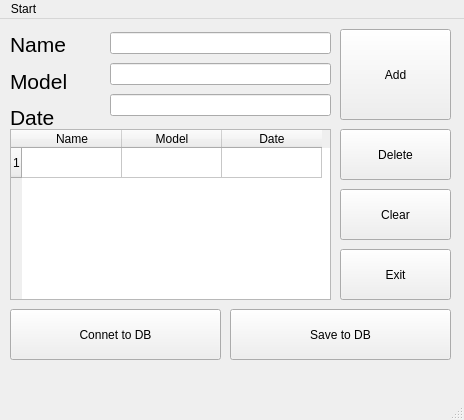
<?xml version="1.0" encoding="UTF-8"?>
<ui version="4.0">
 <class>MainWindow</class>
 <widget class="QMainWindow" name="MainWindow">
  <property name="geometry">
   <rect>
    <x>0</x>
    <y>0</y>
    <width>464</width>
    <height>420</height>
   </rect>
  </property>
  <property name="windowTitle">
   <string>Computer engineering</string>
  </property>
  <widget class="QWidget" name="centralwidget">
   <widget class="QTableWidget" name="tableWidget">
    <property name="geometry">
     <rect>
      <x>10</x>
      <y>110</y>
      <width>321</width>
      <height>171</height>
     </rect>
    </property>
    <property name="rowCount">
     <number>1</number>
    </property>
    <property name="columnCount">
     <number>3</number>
    </property>
    <row/>
    <column>
     <property name="text">
      <string>Name</string>
     </property>
    </column>
    <column>
     <property name="text">
      <string>Model</string>
     </property>
    </column>
    <column>
     <property name="text">
      <string>Date</string>
     </property>
    </column>
   </widget>
   <widget class="QPushButton" name="pushButton">
    <property name="geometry">
     <rect>
      <x>340</x>
      <y>10</y>
      <width>111</width>
      <height>91</height>
     </rect>
    </property>
    <property name="text">
     <string>Add</string>
    </property>
   </widget>
   <widget class="QPushButton" name="pushButton_3">
    <property name="geometry">
     <rect>
      <x>340</x>
      <y>110</y>
      <width>111</width>
      <height>51</height>
     </rect>
    </property>
    <property name="text">
     <string>Delete</string>
    </property>
   </widget>
   <widget class="QPushButton" name="pushButton_2">
    <property name="geometry">
     <rect>
      <x>340</x>
      <y>170</y>
      <width>111</width>
      <height>51</height>
     </rect>
    </property>
    <property name="text">
     <string>Clear</string>
    </property>
   </widget>
   <widget class="QWidget" name="verticalLayoutWidget">
    <property name="geometry">
     <rect>
      <x>10</x>
      <y>10</y>
      <width>91</width>
      <height>104</height>
     </rect>
    </property>
    <layout class="QVBoxLayout" name="verticalLayout">
     <item>
      <widget class="QLabel" name="label">
       <property name="font">
        <font>
         <pointsize>16</pointsize>
        </font>
       </property>
       <property name="text">
        <string>Name</string>
       </property>
      </widget>
     </item>
     <item>
      <widget class="QLabel" name="label_2">
       <property name="font">
        <font>
         <pointsize>16</pointsize>
        </font>
       </property>
       <property name="text">
        <string>Model</string>
       </property>
      </widget>
     </item>
     <item>
      <widget class="QLabel" name="label_3">
       <property name="font">
        <font>
         <pointsize>16</pointsize>
        </font>
       </property>
       <property name="text">
        <string>Date</string>
       </property>
      </widget>
     </item>
    </layout>
   </widget>
   <widget class="QWidget" name="verticalLayoutWidget_2">
    <property name="geometry">
     <rect>
      <x>110</x>
      <y>10</y>
      <width>221</width>
      <height>92</height>
     </rect>
    </property>
    <layout class="QVBoxLayout" name="verticalLayout_2">
     <item>
      <widget class="QLineEdit" name="lineEdit"/>
     </item>
     <item>
      <widget class="QLineEdit" name="lineEdit_2"/>
     </item>
     <item>
      <widget class="QLineEdit" name="lineEdit_3"/>
     </item>
    </layout>
   </widget>
   <widget class="QPushButton" name="pushButton_4">
    <property name="geometry">
     <rect>
      <x>340</x>
      <y>230</y>
      <width>111</width>
      <height>51</height>
     </rect>
    </property>
    <property name="text">
     <string>Exit</string>
    </property>
   </widget>
   <widget class="QPushButton" name="pushButton_5">
    <property name="geometry">
     <rect>
      <x>10</x>
      <y>290</y>
      <width>211</width>
      <height>51</height>
     </rect>
    </property>
    <property name="text">
     <string>Connet to DB</string>
    </property>
   </widget>
   <widget class="QPushButton" name="pushButton_6">
    <property name="geometry">
     <rect>
      <x>230</x>
      <y>290</y>
      <width>221</width>
      <height>51</height>
     </rect>
    </property>
    <property name="text">
     <string>Save to DB</string>
    </property>
   </widget>
  </widget>
  <widget class="QStatusBar" name="statusbar"/>
  <widget class="QMenuBar" name="menuBar">
   <property name="geometry">
    <rect>
     <x>0</x>
     <y>0</y>
     <width>464</width>
     <height>23</height>
    </rect>
   </property>
   <widget class="QMenu" name="menuAbout">
    <property name="title">
     <string>Start</string>
    </property>
    <addaction name="separator"/>
    <addaction name="actionAbout"/>
    <addaction name="actionExit"/>
   </widget>
   <addaction name="menuAbout"/>
  </widget>
  <action name="actionAbout">
   <property name="text">
    <string>About</string>
   </property>
  </action>
  <action name="actionExit">
   <property name="text">
    <string>Exit</string>
   </property>
  </action>
 </widget>
 <resources/>
 <connections/>
</ui>
